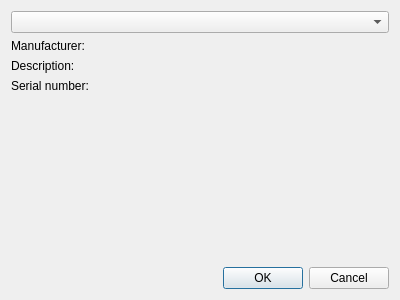
<?xml version="1.0" encoding="UTF-8"?>
<ui version="4.0">
 <class>UartConfigDialog</class>
 <widget class="QDialog" name="UartConfigDialog">
  <property name="geometry">
   <rect>
    <x>0</x>
    <y>0</y>
    <width>400</width>
    <height>300</height>
   </rect>
  </property>
  <property name="windowTitle">
   <string>Dialog</string>
  </property>
  <layout class="QVBoxLayout" name="verticalLayout">
   <item>
    <widget class="QComboBox" name="interfaceListBox">
     <property name="placeholderText">
      <string/>
     </property>
    </widget>
   </item>
   <item>
    <layout class="QFormLayout" name="formLayout">
     <item row="0" column="0">
      <widget class="QLabel" name="labelManufacturer">
       <property name="text">
        <string>Manufacturer:</string>
       </property>
      </widget>
     </item>
     <item row="1" column="0">
      <widget class="QLabel" name="labelDescription">
       <property name="text">
        <string>Description:</string>
       </property>
      </widget>
     </item>
     <item row="2" column="0">
      <widget class="QLabel" name="labelSerialNumber">
       <property name="text">
        <string>Serial number:</string>
       </property>
      </widget>
     </item>
     <item row="0" column="1">
      <widget class="QLabel" name="labelManufacturerData">
       <property name="text">
        <string/>
       </property>
      </widget>
     </item>
     <item row="1" column="1">
      <widget class="QLabel" name="labelDescriptionData">
       <property name="text">
        <string/>
       </property>
      </widget>
     </item>
     <item row="2" column="1">
      <widget class="QLabel" name="labelSerialNumberData">
       <property name="text">
        <string/>
       </property>
      </widget>
     </item>
    </layout>
   </item>
   <item>
    <spacer name="verticalSpacer">
     <property name="orientation">
      <enum>Qt::Vertical</enum>
     </property>
     <property name="sizeHint" stdset="0">
      <size>
       <width>20</width>
       <height>40</height>
      </size>
     </property>
    </spacer>
   </item>
   <item>
    <widget class="QDialogButtonBox" name="buttonBox">
     <property name="orientation">
      <enum>Qt::Horizontal</enum>
     </property>
     <property name="standardButtons">
      <set>QDialogButtonBox::Cancel|QDialogButtonBox::Ok</set>
     </property>
    </widget>
   </item>
  </layout>
 </widget>
 <resources/>
 <connections>
  <connection>
   <sender>buttonBox</sender>
   <signal>accepted()</signal>
   <receiver>UartConfigDialog</receiver>
   <slot>accept()</slot>
   <hints>
    <hint type="sourcelabel">
     <x>248</x>
     <y>254</y>
    </hint>
    <hint type="destinationlabel">
     <x>157</x>
     <y>274</y>
    </hint>
   </hints>
  </connection>
  <connection>
   <sender>buttonBox</sender>
   <signal>rejected()</signal>
   <receiver>UartConfigDialog</receiver>
   <slot>reject()</slot>
   <hints>
    <hint type="sourcelabel">
     <x>316</x>
     <y>260</y>
    </hint>
    <hint type="destinationlabel">
     <x>286</x>
     <y>274</y>
    </hint>
   </hints>
  </connection>
 </connections>
</ui>
